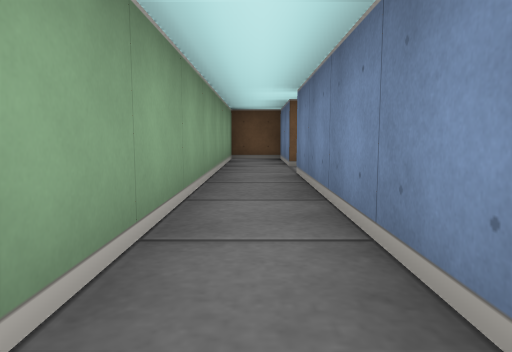
[1] (above)

14 first-person views from a walk through a cub3D maze. The camera is about half as high as the walls, tilts 6° down and sees 70° across. The floor is counted in squares. Each view is taken from the middle of a square. On the plan, view 1 faces up. The plan holds only what a view shows up to about 9 squares ahead; the rest is blank.

[2]
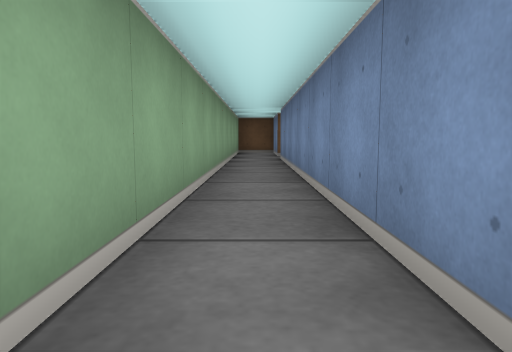

[3]
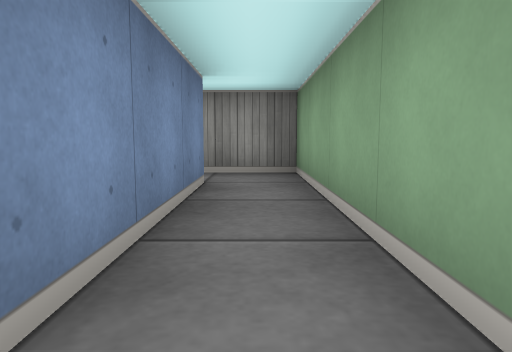

[4]
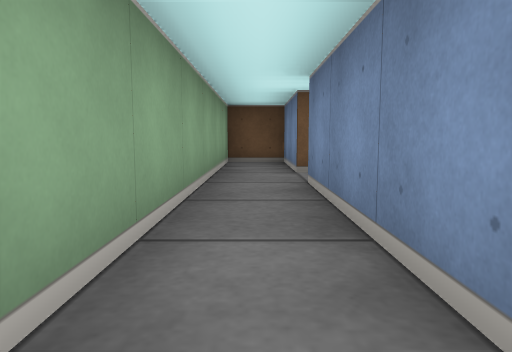

[5]
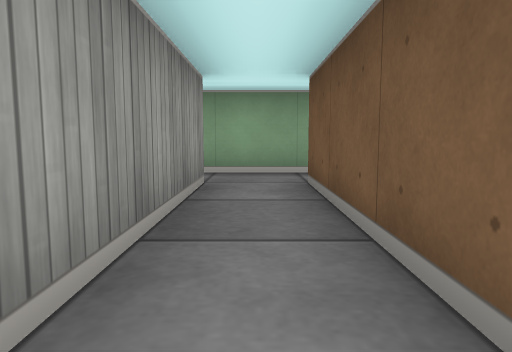

[6]
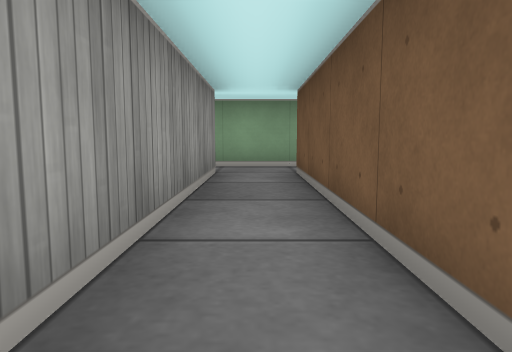

[7]
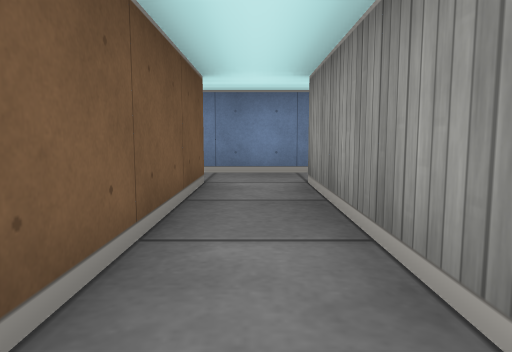

[8]
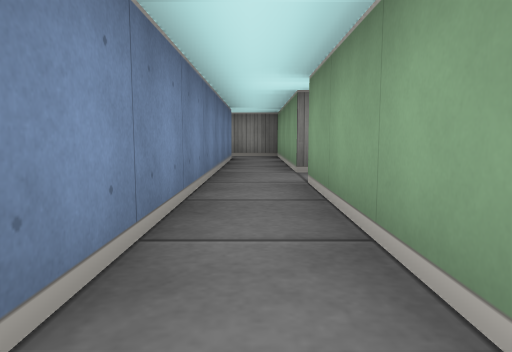

[9]
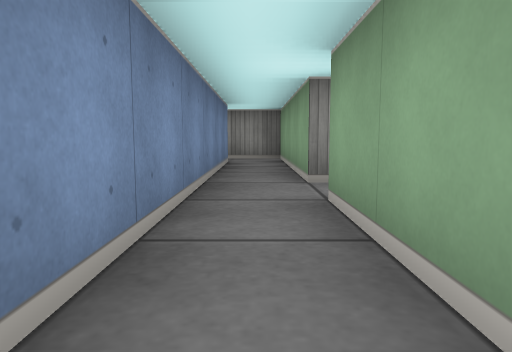

[10]
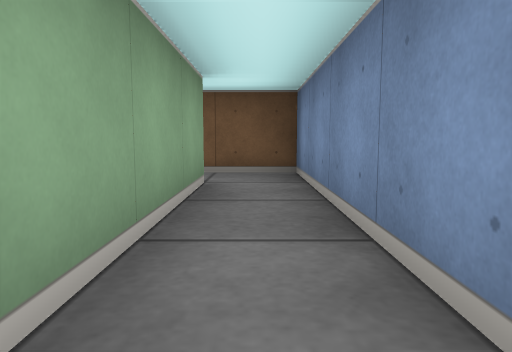

[11]
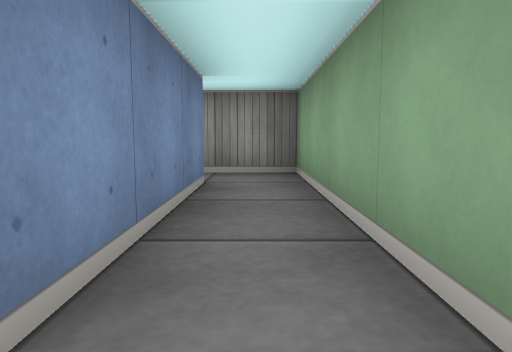

[12]
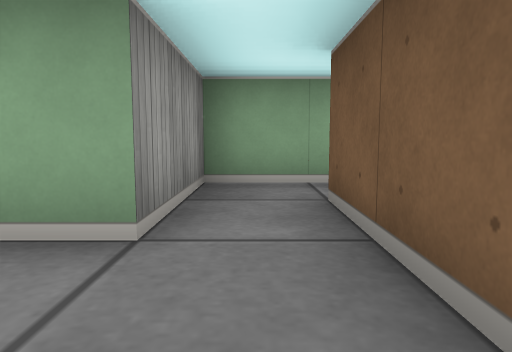

[13]
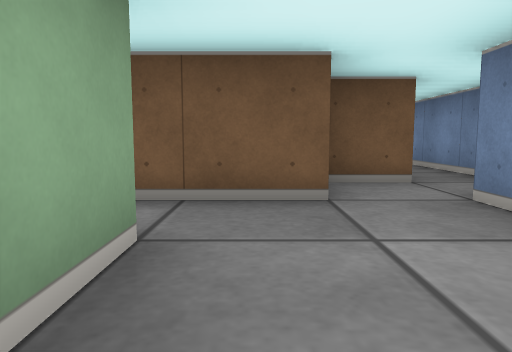

[14]
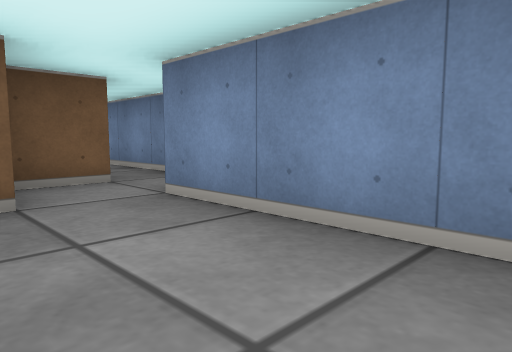

### Floor plan
Points are (right, up) in squares from view 1. A wall is a line through its corners. A room is listed if a view was taken in it or the views show most of it. See-through windows are left out.
Room 1 (views 1, 2, 3, 4, 5, 6, 7)
walls: (1.4, -2.5) (0.5, -2.5) (0.5, 4.5) (5.5, 4.5); (5.5, 5.5) (0.5, 5.5) (0.5, 7.5) (-0.5, 7.5) (-0.5, -3.5) (1.5, -3.5)
ways out: opening at (5, 5) to room 2; opening at (1, -3) to room 3
Room 2 (views 8, 9, 10, 11)
walls: (5.5, 4.5) (5.5, 0.5) (6.8, 0.5); (5.5, 8.5) (5.5, 5.5); (6.5, 1.5) (6.5, 9.5) (5.2, 9.5)
ways out: opening at (5, 5) to room 1; opening at (5, 9); opening at (7, 1)
Room 3 (view 12)
walls: (2.6, -2.5) (1.4, -2.5); (3.5, -3.5) (3.5, -2.5); (3.6, -1.5) (2.6, -1.5)
ways out: opening at (1, -3) to room 1; opening at (2.5, -4) to room 4
Room 4 (views 13, 14)
walls: (1.5, -3.5) (1.5, -4.4); (3.5, -4.9) (3.5, -3.5)
ways out: opening at (2.5, -4) to room 3

Positions as (right, up) in squares from view 1, and headings:
1: (0, 0), facing up
2: (0, -3), facing up
3: (0, 1), facing down
4: (0, 1), facing up
5: (4, 5), facing left
6: (5, 5), facing left
7: (2, 5), facing right
8: (6, 9), facing down
9: (6, 8), facing down
10: (6, 5), facing up
11: (6, 5), facing down
12: (3, -3), facing left
13: (2, -5), facing up
14: (2, -5), facing up-right
